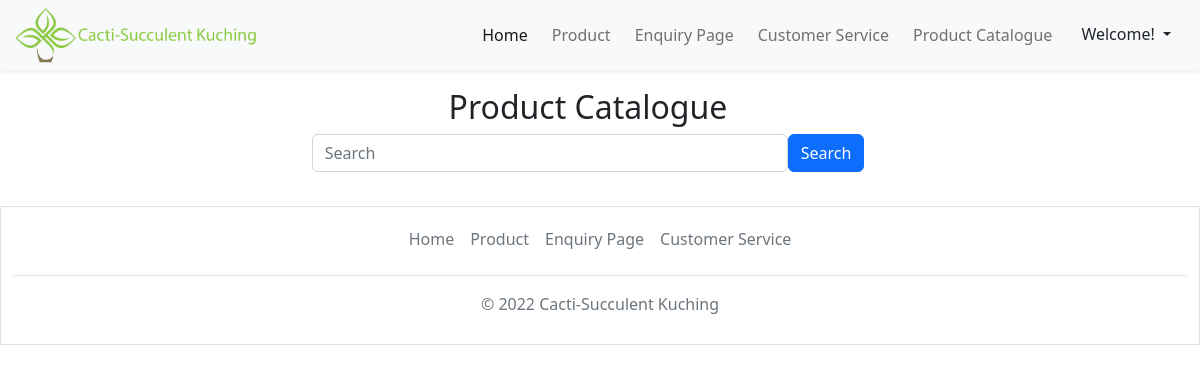
The page /productcatalogue.php on the database as committed earlier.
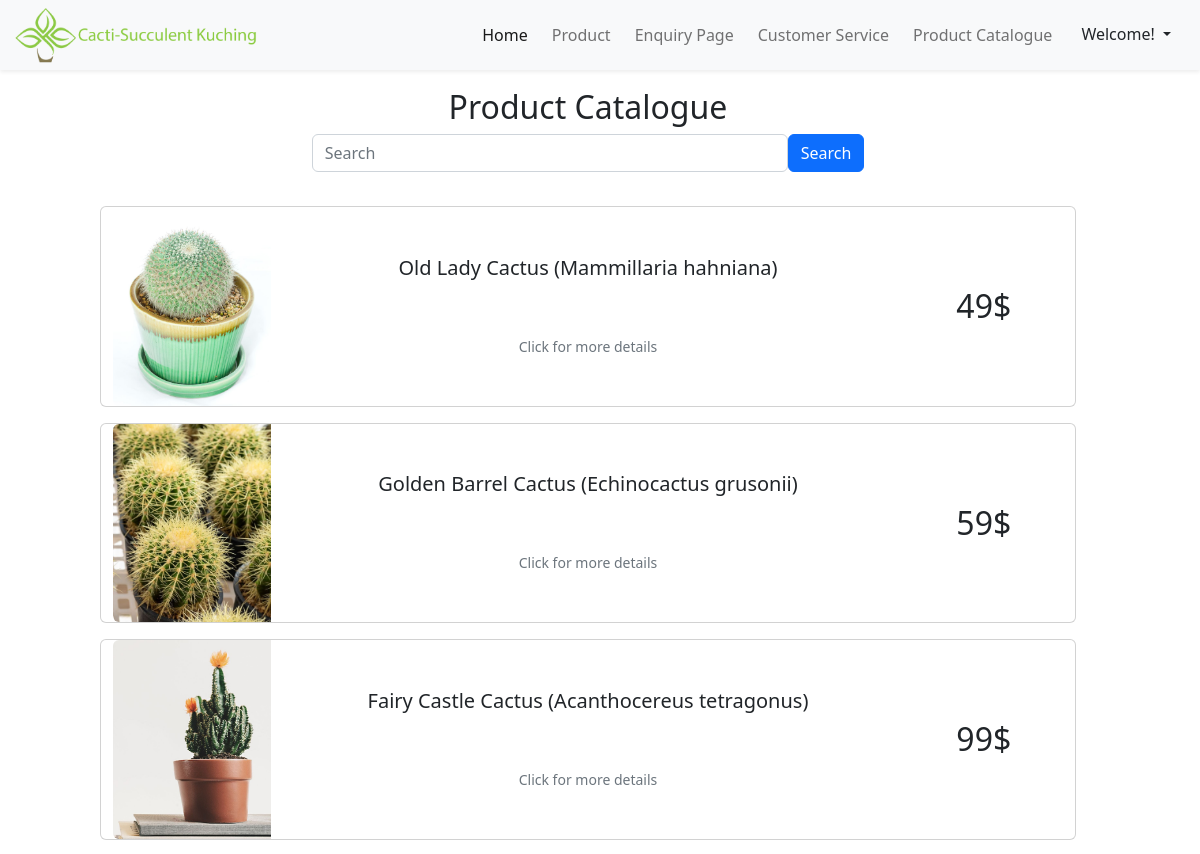
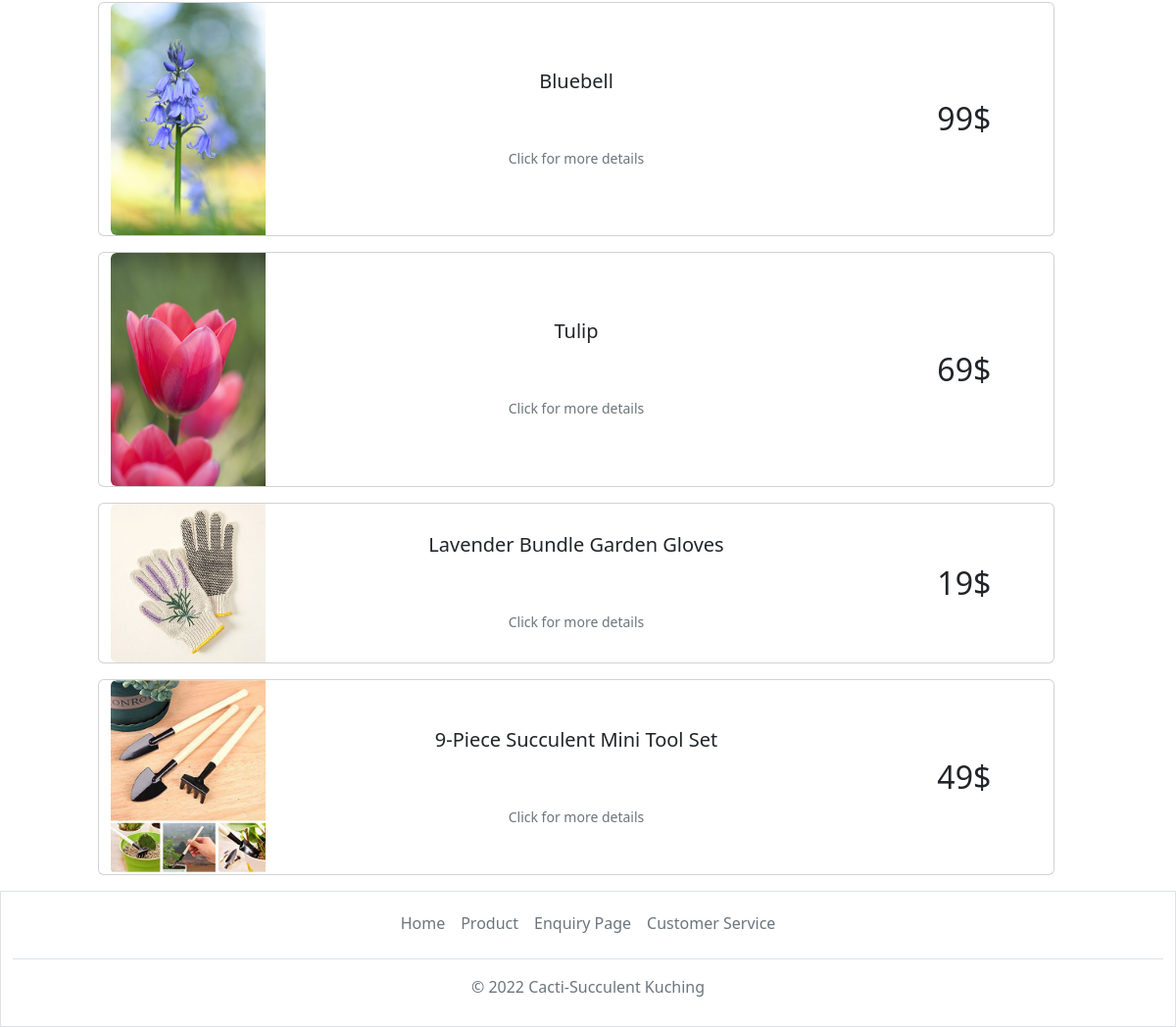
The same page on the database as committed later (2 pictures, top to bottom).
### tables this page shows
CREATE TABLE `tblproductcatalogue` (
  `stockId` varchar(15) NOT NULL,
  `stockName` varchar(50) DEFAULT NULL,
  `stockDetail` varchar(500) DEFAULT NULL,
  `stockType` varchar(50) DEFAULT NULL,
  `stockPicture` varchar(100) DEFAULT NULL,
  `stockPrice` varchar(10) DEFAULT NULL,
  `stockQuantity` varchar(10) DEFAULT NULL,
  `stockStatus` char(1) DEFAULT NULL
);

### productcatalogue.php (the view, shortened to what this page needs)
<?php
    include('Account.php');
?>
<!doctype html>
<html lang="en">
    <head>
        <link rel="stylesheet" href="styles\homepage.css">
        <link href="https://cdn.jsdelivr.net/npm/bootstrap@5.2.2/dist/css/bootstrap.min.css" rel="stylesheet">
    </head>
<body>
<nav class="navbar navbar-expand-lg">
    <div class="container-fluid fixed-top shadow-sm bg-light">
        <a class="navbar-brand" href="index.php">
            <img src="images\logo.png" alt="logo" style="width:250px;" class="rounded-pill">
        </a>
        <div class="collapse navbar-collapse justify-content-end" id="collapsibleNavbar">
            <ul class="navbar-nav">
                <li class="nav-item p-1">
                    <a class="nav-link active" href="index.php">Home</a>
                </li>
                <li class="nav-item p-1">
                    <a class="nav-link" href="#">Product</a>
                </li>
                <li class="nav-item p-1">
                    <a class="nav-link" href="#">Enquiry Page</a>
                </li>
                <li class="nav-item p-1">
                    <a class="nav-link" href="#">Customer Service</a>
                </li>
                <li class="nav-item p-1">
                    <a class="nav-link" href="productcatalogue.php">Product Catalogue</a>
                </li>
                <li class="nav-item p-1">
                    <div class="dropdown">
                        <button class="btn dropdown-toggle" type="button" data-bs-toggle="dropdown" aria-expanded="false">
                             Welcome!
                        </button>
                    </div>
                </li>
            </ul>
        </div>
    </div>
</nav>
<br><br><br>
<div class="row col-12">
    <div class="row col-10 mx-auto">
    <div class="row mx-auto my-auto">
        <div class="col">
            <h2 class="text-center">Product Catalogue</h2>
        </div>
    </div>
    <form  action="search.php" method="POST">
        <div class="d-flex justify-content-center mx-auto">
            <div class="form-outline" style="width: 50%;">
                <input type="search" class="form-control" placeholder="Search">
            </div>
            <button type="button" class="btn btn-primary">Search</button>
        </div>
    </form>
    <br><br><br>
    <?php
        $query = "SELECT * FROM tblproductcatalogue";
        $query_run = mysqli_query($con, $query);
        if(mysqli_num_rows($query_run) > 0)
        {
            foreach($query_run as $productcatalogue)
            {
        ?>
            <div class="card mb-3">
                <div class="row g-0">
                    <div class="col-md-2">
                        <img src="admin\uploadedimage\<?php echo $productcatalogue['stockPicture']?>" class="img-fluid rounded-start" alt="...">
                    </div>
                    <div class="col-md-8 my-auto">
                        <div class="card-body">
                            <h5 class="card-title text-center"><?php echo $productcatalogue['stockName']?></h5>
                            <p class="card-text d-flex align-items-center justify-content-center pt-5"><small class="text-muted">Click for more details</small></p>
                        </div>
                    </div>
                    <div class="col-md-2 my-auto">
                        <div class="card-body">
                            <p class="card-text text-center h2"><?php echo $productcatalogue['stockPrice']?>$</p>
                        </div>
                    </div>
                </div>
            </div>
            <?php
                }
            }
            ?>
    </div>
</div>
<div class="container-fluid border" style="width: 100%;">
  <footer class="py-1 my-2 ">
  <ul class="nav justify-content-center border-bottom pb-3 mb-3">
      <li class="nav-item"><a href="index.php" class="nav-link px-2 text-muted">Home</a></li>
      <li class="nav-item"><a href="#" class="nav-link px-2 text-muted">Product</a></li>
      <li class="nav-item"><a href="#" class="nav-link px-2 text-muted">Enquiry Page</a></li>
      <li class="nav-item"><a href="#" class="nav-link px-2 text-muted">Customer Service</a></li>
    </ul>
    <p class="text-center text-muted">© 2022 Cacti-Succulent Kuching</p>
  </footer>
</div>
</body>
</html>

Rows that differ between the two databases and show on the page:
added tblproductcatalogue: stockPicture (picture), stockName "Old Lady Cactus (Mammillaria hahniana)", stockPrice "49"
added tblproductcatalogue: stockPicture (picture), stockName "Golden Barrel Cactus (Echinocactus grusonii)", stockPrice "59"
added tblproductcatalogue: stockPicture (picture), stockName "Fairy Castle Cactus (Acanthocereus tetragonus)", stockPrice "99"
added tblproductcatalogue: stockPicture (picture), stockName "Bluebell", stockPrice "99"
added tblproductcatalogue: stockPicture (picture), stockName "Tulip", stockPrice "69"
added tblproductcatalogue: stockPicture (picture), stockName "Lavender Bundle Garden Gloves", stockPrice "19"
added tblproductcatalogue: stockPicture (picture), stockName "9-Piece Succulent Mini Tool Set", stockPrice "49"
